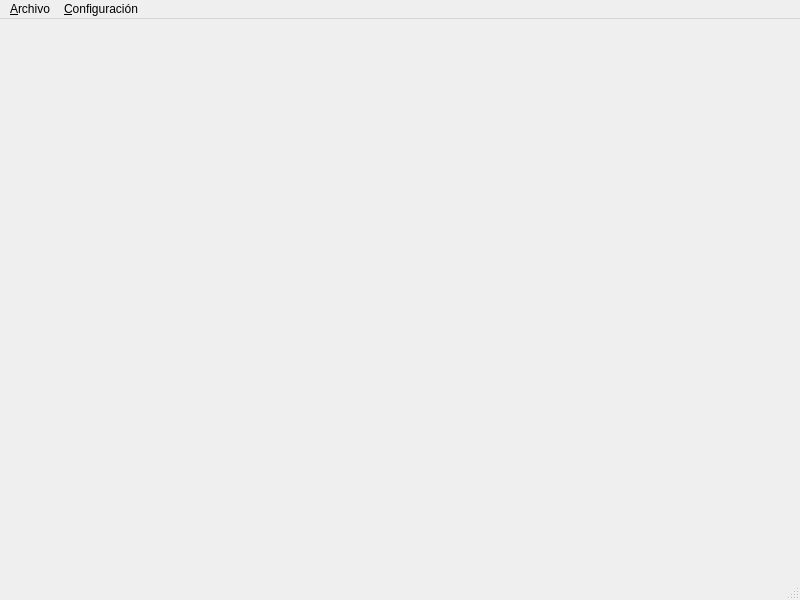
<?xml version="1.0" encoding="UTF-8"?>
<ui version="4.0">
 <class>frm_configuration</class>
 <widget class="QMainWindow" name="frm_configuration">
  <property name="geometry">
   <rect>
    <x>0</x>
    <y>0</y>
    <width>800</width>
    <height>600</height>
   </rect>
  </property>
  <property name="mouseTracking">
   <bool>false</bool>
  </property>
  <property name="windowTitle">
   <string>Plataforma Empresa</string>
  </property>
  <widget class="QWidget" name="centralwidget"/>
  <widget class="QMenuBar" name="menubar">
   <property name="geometry">
    <rect>
     <x>0</x>
     <y>0</y>
     <width>800</width>
     <height>22</height>
    </rect>
   </property>
   <widget class="QMenu" name="menu_archive">
    <property name="title">
     <string>&amp;Archivo</string>
    </property>
    <addaction name="action_change_company"/>
    <addaction name="action_close_session"/>
    <addaction name="action_exit"/>
   </widget>
   <widget class="QMenu" name="menu_configuration">
    <property name="title">
     <string>&amp;Configuración</string>
    </property>
    <widget class="QMenu" name="menu_workorders">
     <property name="title">
      <string>&amp;Ordenes de trabajo</string>
     </property>
     <addaction name="action_workorder_document_types"/>
    </widget>
    <addaction name="menu_workorders"/>
    <addaction name="separator"/>
    <addaction name="action_companies"/>
    <addaction name="action_permissions"/>
    <addaction name="action_roles"/>
    <addaction name="action_users"/>
   </widget>
   <addaction name="menu_archive"/>
   <addaction name="menu_configuration"/>
  </widget>
  <widget class="QStatusBar" name="statusbar">
   <property name="mouseTracking">
    <bool>false</bool>
   </property>
  </widget>
  <action name="action_exit">
   <property name="text">
    <string>&amp;Salir</string>
   </property>
  </action>
  <action name="action_companies">
   <property name="text">
    <string>&amp;Empresas</string>
   </property>
  </action>
  <action name="action_users">
   <property name="text">
    <string>&amp;Usuarios</string>
   </property>
  </action>
  <action name="action_roles">
   <property name="text">
    <string>&amp;Roles</string>
   </property>
  </action>
  <action name="action_permissions">
   <property name="text">
    <string>&amp;Permisos</string>
   </property>
  </action>
  <action name="action_close_session">
   <property name="text">
    <string>&amp;Cerrar sesión</string>
   </property>
  </action>
  <action name="action_change_company">
   <property name="text">
    <string>&amp;Cambiar de empresa</string>
   </property>
  </action>
  <action name="actionEmpleados">
   <property name="text">
    <string>Empleados</string>
   </property>
  </action>
  <action name="actionVeh_culos">
   <property name="text">
    <string>Vehículos</string>
   </property>
  </action>
  <action name="action_Tipos_de_documentos_empleados">
   <property name="text">
    <string>&amp;Tipos de documento</string>
   </property>
  </action>
  <action name="action_workorder_document_types">
   <property name="text">
    <string>&amp;Tipos de documento</string>
   </property>
  </action>
 </widget>
 <resources/>
 <connections/>
</ui>
